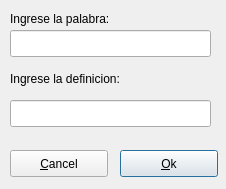
<?xml version="1.0" encoding="UTF-8"?>
<ui version="4.0">
 <class>Dialog</class>
 <widget class="QDialog" name="Dialog">
  <property name="geometry">
   <rect>
    <x>0</x>
    <y>0</y>
    <width>226</width>
    <height>189</height>
   </rect>
  </property>
  <property name="minimumSize">
   <size>
    <width>226</width>
    <height>189</height>
   </size>
  </property>
  <property name="maximumSize">
   <size>
    <width>226</width>
    <height>189</height>
   </size>
  </property>
  <property name="windowTitle">
   <string>Agregar</string>
  </property>
  <widget class="QPushButton" name="btnOk">
   <property name="geometry">
    <rect>
     <x>120</x>
     <y>150</y>
     <width>98</width>
     <height>27</height>
    </rect>
   </property>
   <property name="text">
    <string>&amp;Ok</string>
   </property>
  </widget>
  <widget class="QPushButton" name="btnCancel">
   <property name="geometry">
    <rect>
     <x>10</x>
     <y>150</y>
     <width>98</width>
     <height>27</height>
    </rect>
   </property>
   <property name="text">
    <string>&amp;Cancel</string>
   </property>
  </widget>
  <widget class="QLabel" name="label">
   <property name="geometry">
    <rect>
     <x>10</x>
     <y>10</y>
     <width>131</width>
     <height>17</height>
    </rect>
   </property>
   <property name="text">
    <string>Ingrese la palabra:</string>
   </property>
  </widget>
  <widget class="QLabel" name="label_2">
   <property name="geometry">
    <rect>
     <x>10</x>
     <y>70</y>
     <width>141</width>
     <height>17</height>
    </rect>
   </property>
   <property name="text">
    <string>Ingrese la definicion:</string>
   </property>
  </widget>
  <widget class="QLineEdit" name="linePalabra">
   <property name="geometry">
    <rect>
     <x>10</x>
     <y>30</y>
     <width>201</width>
     <height>27</height>
    </rect>
   </property>
  </widget>
  <widget class="QLineEdit" name="lineDefinicion">
   <property name="geometry">
    <rect>
     <x>10</x>
     <y>100</y>
     <width>201</width>
     <height>27</height>
    </rect>
   </property>
  </widget>
 </widget>
 <resources/>
 <connections/>
</ui>
